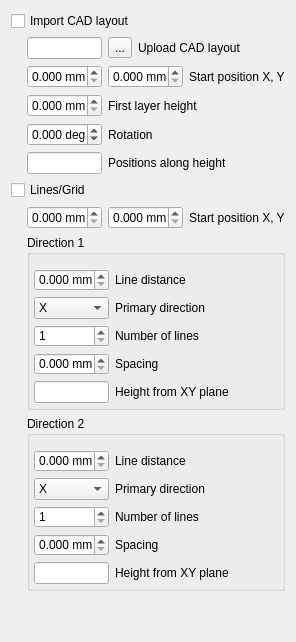
         <widget class="QWidget" name="page_rebar">
          <layout class="QVBoxLayout" name="verticalLayout_rebar">
           <property name="spacing">
            <number>6</number>
           </property>
           <item>
            <widget class="QCheckBox" name="rebarCadGroup">
             <property name="text">
              <string>Import CAD layout</string>
             </property>
             <property name="checked">
              <bool>false</bool>
             </property>
            </widget>
           </item>
           <item>
            <widget class="QWidget" name="rebarCadFields">
             <property name="visible">
              <bool>false</bool>
             </property>
             <layout class="QVBoxLayout" name="verticalLayout_rebarCadFields">
              <property name="leftMargin">
               <number>16</number>
              </property>
              <property name="topMargin">
               <number>0</number>
              </property>
              <property name="rightMargin">
               <number>0</number>
              </property>
              <property name="bottomMargin">
               <number>0</number>
              </property>
              <property name="spacing">
               <number>6</number>
              </property>
              <item>
               <layout class="QHBoxLayout" name="horizontalLayout_rebarCadFile">
                <item>
                 <widget class="QLineEdit" name="rebarCadFile">
                  <property name="sizePolicy">
                   <sizepolicy hsizetype="Fixed" vsizetype="Fixed">
                    <horstretch>0</horstretch>
                    <verstretch>0</verstretch>
                   </sizepolicy>
                  </property>
                  <property name="minimumSize">
                   <size>
                    <width>75</width>
                    <height>20</height>
                   </size>
                  </property>
                  <property name="maximumSize">
                   <size>
                    <width>75</width>
                    <height>16777215</height>
                   </size>
                  </property>
                  <property name="readOnly">
                   <bool>true</bool>
                  </property>
                 </widget>
                </item>
                <item>
                 <widget class="QToolButton" name="rebarCadButton">
                  <property name="text">
                   <string notr="true">...</string>
                  </property>
                 </widget>
                </item>
                <item>
                 <widget class="QLabel" name="label_rebarCadFile">
                  <property name="text">
                   <string>Upload CAD layout</string>
                  </property>
                 </widget>
                </item>
               </layout>
              </item>
              <item>
               <layout class="QHBoxLayout" name="horizontalLayout_rebarCadStart">
                <item>
                 <widget class="QDoubleSpinBox" name="rebarCadStartX">
                  <property name="sizePolicy">
                   <sizepolicy hsizetype="Fixed" vsizetype="Fixed">
                    <horstretch>0</horstretch>
                    <verstretch>0</verstretch>
                   </sizepolicy>
                  </property>
                  <property name="minimumSize">
                   <size>
                    <width>75</width>
                    <height>20</height>
                   </size>
                  </property>
                  <property name="maximumSize">
                   <size>
                    <width>75</width>
                    <height>16777215</height>
                   </size>
                  </property>
                  <property name="suffix">
                   <string> mm</string>
                  </property>
                  <property name="decimals">
                   <number>3</number>
                  </property>
                  <property name="maximum">
                   <double>999999.000000000000000</double>
                  </property>
                 </widget>
                </item>
                <item>
                 <widget class="QDoubleSpinBox" name="rebarCadStartY">
                  <property name="sizePolicy">
                   <sizepolicy hsizetype="Fixed" vsizetype="Fixed">
                    <horstretch>0</horstretch>
                    <verstretch>0</verstretch>
                   </sizepolicy>
                  </property>
                  <property name="minimumSize">
                   <size>
                    <width>75</width>
                    <height>20</height>
                   </size>
                  </property>
                  <property name="maximumSize">
                   <size>
                    <width>75</width>
                    <height>16777215</height>
                   </size>
                  </property>
                  <property name="suffix">
                   <string> mm</string>
                  </property>
                  <property name="decimals">
                   <number>3</number>
                  </property>
                  <property name="maximum">
                   <double>999999.000000000000000</double>
                  </property>
                 </widget>
                </item>
                <item>
                 <widget class="QLabel" name="label_rebarCadStart">
                  <property name="text">
                   <string>Start position X, Y</string>
                  </property>
                 </widget>
                </item>
               </layout>
              </item>
              <item>
               <layout class="QHBoxLayout" name="horizontalLayout_rebarCadHeight">
                <item>
                 <widget class="QDoubleSpinBox" name="rebarCadHeight">
                  <property name="sizePolicy">
                   <sizepolicy hsizetype="Fixed" vsizetype="Fixed">
                    <horstretch>0</horstretch>
                    <verstretch>0</verstretch>
                   </sizepolicy>
                  </property>
                  <property name="minimumSize">
                   <size>
                    <width>75</width>
                    <height>20</height>
                   </size>
                  </property>
                  <property name="maximumSize">
                   <size>
                    <width>75</width>
                    <height>16777215</height>
                   </size>
                  </property>
                  <property name="suffix">
                   <string> mm</string>
                  </property>
                  <property name="decimals">
                   <number>3</number>
                  </property>
                  <property name="maximum">
                   <double>999999.000000000000000</double>
                  </property>
                 </widget>
                </item>
                <item>
                 <widget class="QLabel" name="label_rebarCadHeight">
                  <property name="text">
                   <string>First layer height</string>
                  </property>
                 </widget>
                </item>
               </layout>
              </item>
              <item>
               <layout class="QHBoxLayout" name="horizontalLayout_rebarCadRotation">
                <item>
                 <widget class="QDoubleSpinBox" name="rebarCadRotation">
                  <property name="sizePolicy">
                   <sizepolicy hsizetype="Fixed" vsizetype="Fixed">
                    <horstretch>0</horstretch>
                    <verstretch>0</verstretch>
                   </sizepolicy>
                  </property>
                  <property name="minimumSize">
                   <size>
                    <width>75</width>
                    <height>20</height>
                   </size>
                  </property>
                  <property name="maximumSize">
                   <size>
                    <width>75</width>
                    <height>16777215</height>
                   </size>
                  </property>
                  <property name="suffix">
                   <string> deg</string>
                  </property>
                  <property name="decimals">
                   <number>3</number>
                  </property>
                  <property name="minimum">
                   <double>-360.000000000000000</double>
                  </property>
                  <property name="maximum">
                   <double>360.000000000000000</double>
                  </property>
                 </widget>
                </item>
                <item>
                 <widget class="QLabel" name="label_rebarCadRotation">
                  <property name="text">
                   <string>Rotation</string>
                  </property>
                 </widget>
                </item>
               </layout>
              </item>
              <item>
               <layout class="QHBoxLayout" name="horizontalLayout_rebarCadHeights">
                <item>
                 <widget class="QLineEdit" name="rebarCadHeights">
                  <property name="sizePolicy">
                   <sizepolicy hsizetype="Fixed" vsizetype="Fixed">
                    <horstretch>0</horstretch>
                    <verstretch>0</verstretch>
                   </sizepolicy>
                  </property>
                  <property name="minimumSize">
                   <size>
                    <width>75</width>
                    <height>20</height>
                   </size>
                  </property>
                  <property name="maximumSize">
                   <size>
                    <width>75</width>
                    <height>16777215</height>
                   </size>
                  </property>
                 </widget>
                </item>
                <item>
                 <widget class="QLabel" name="label_rebarCadHeights">
                  <property name="text">
                   <string>Positions along height</string>
                  </property>
                 </widget>
                </item>
               </layout>
              </item>
             </layout>
            </widget>
           </item>
           <item>
            <widget class="QCheckBox" name="rebarLinesGroup">
             <property name="text">
              <string>Lines/Grid</string>
             </property>
             <property name="checked">
              <bool>false</bool>
             </property>
            </widget>
           </item>
           <item>
            <widget class="QWidget" name="rebarLineFields">
             <property name="visible">
              <bool>false</bool>
             </property>
             <layout class="QVBoxLayout" name="verticalLayout_rebarLineFields">
              <property name="leftMargin">
               <number>16</number>
              </property>
              <property name="topMargin">
               <number>0</number>
              </property>
              <property name="rightMargin">
               <number>0</number>
              </property>
              <property name="bottomMargin">
               <number>0</number>
              </property>
              <property name="spacing">
               <number>6</number>
              </property>
              <item>
               <layout class="QHBoxLayout" name="horizontalLayout_rebarLineStart">
                <item>
                 <widget class="QDoubleSpinBox" name="rebarLineStartX">
                  <property name="sizePolicy">
                   <sizepolicy hsizetype="Fixed" vsizetype="Fixed">
                    <horstretch>0</horstretch>
                    <verstretch>0</verstretch>
                   </sizepolicy>
                  </property>
                  <property name="minimumSize">
                   <size>
                    <width>75</width>
                    <height>20</height>
                   </size>
                  </property>
                  <property name="maximumSize">
                   <size>
                    <width>75</width>
                    <height>16777215</height>
                   </size>
                  </property>
                  <property name="suffix">
                   <string> mm</string>
                  </property>
                  <property name="decimals">
                   <number>3</number>
                  </property>
                  <property name="maximum">
                   <double>999999.000000000000000</double>
                  </property>
                 </widget>
                </item>
                <item>
                 <widget class="QDoubleSpinBox" name="rebarLineStartY">
                  <property name="sizePolicy">
                   <sizepolicy hsizetype="Fixed" vsizetype="Fixed">
                    <horstretch>0</horstretch>
                    <verstretch>0</verstretch>
                   </sizepolicy>
                  </property>
                  <property name="minimumSize">
                   <size>
                    <width>75</width>
                    <height>20</height>
                   </size>
                  </property>
                  <property name="maximumSize">
                   <size>
                    <width>75</width>
                    <height>16777215</height>
                   </size>
                  </property>
                  <property name="suffix">
                   <string> mm</string>
                  </property>
                  <property name="decimals">
                   <number>3</number>
                  </property>
                  <property name="maximum">
                   <double>999999.000000000000000</double>
                  </property>
                 </widget>
                </item>
                <item>
                 <widget class="QLabel" name="label_rebarLineStart">
                  <property name="text">
                   <string>Start position X, Y</string>
                  </property>
                 </widget>
                </item>
               </layout>
              </item>
              <item>
               <widget class="QGroupBox" name="groupBox_rebarDir1">
                <property name="styleSheet">
                 <string notr="true">border-color: rgb(182, 182, 182);</string>
                </property>
                <property name="title">
                 <string>Direction 1</string>
                </property>
                <layout class="QVBoxLayout" name="verticalLayout_rebarDir1">
                 <property name="leftMargin">
                  <number>4</number>
                 </property>
                 <property name="topMargin">
                  <number>14</number>
                 </property>
                 <property name="rightMargin">
                  <number>4</number>
                 </property>
                 <property name="bottomMargin">
                  <number>4</number>
                 </property>
                 <property name="spacing">
                  <number>6</number>
                 </property>
                 <item>
                  <layout class="QHBoxLayout" name="horizontalLayout_rebarDir1Distance">
                   <item>
                    <widget class="QDoubleSpinBox" name="rebarDir1Distance">
                     <property name="sizePolicy">
                      <sizepolicy hsizetype="Fixed" vsizetype="Fixed">
                       <horstretch>0</horstretch>
                       <verstretch>0</verstretch>
                      </sizepolicy>
                     </property>
                     <property name="minimumSize">
                      <size>
                       <width>75</width>
                       <height>20</height>
                      </size>
                     </property>
                     <property name="maximumSize">
                      <size>
                       <width>75</width>
                       <height>16777215</height>
                      </size>
                     </property>
                     <property name="suffix">
                      <string> mm</string>
                     </property>
                     <property name="decimals">
                      <number>3</number>
                     </property>
                     <property name="maximum">
                      <double>999999.000000000000000</double>
                     </property>
                    </widget>
                   </item>
                   <item>
                    <widget class="QLabel" name="label_rebarDir1Distance">
                     <property name="text">
                      <string>Line distance</string>
                     </property>
                    </widget>
                   </item>
                  </layout>
                 </item>
                 <item>
                  <layout class="QHBoxLayout" name="horizontalLayout_rebarDir1Direction">
                   <item>
                    <widget class="QComboBox" name="rebarDir1Direction">
                     <property name="sizePolicy">
                      <sizepolicy hsizetype="Fixed" vsizetype="Fixed">
                       <horstretch>0</horstretch>
                       <verstretch>0</verstretch>
                      </sizepolicy>
                     </property>
                     <property name="minimumSize">
                      <size>
                       <width>75</width>
                       <height>0</height>
                      </size>
                     </property>
                     <property name="maximumSize">
                      <size>
                       <width>75</width>
                       <height>16777215</height>
                      </size>
                     </property>
                     <item>
                      <property name="text">
                       <string>X</string>
                      </property>
                     </item>
                     <item>
                      <property name="text">
                       <string>Y</string>
                      </property>
                     </item>
                    </widget>
                   </item>
                   <item>
                    <widget class="QLabel" name="label_rebarDir1Direction">
                     <property name="text">
                      <string>Primary direction</string>
                     </property>
                    </widget>
                   </item>
                  </layout>
                 </item>
                 <item>
                  <layout class="QHBoxLayout" name="horizontalLayout_rebarDir1Count">
                   <item>
                    <widget class="QSpinBox" name="rebarDir1Count">
                     <property name="sizePolicy">
                      <sizepolicy hsizetype="Fixed" vsizetype="Fixed">
                       <horstretch>0</horstretch>
                       <verstretch>0</verstretch>
                      </sizepolicy>
                     </property>
                     <property name="minimumSize">
                      <size>
                       <width>75</width>
                       <height>20</height>
                      </size>
                     </property>
                     <property name="maximumSize">
                      <size>
                       <width>75</width>
                       <height>16777215</height>
                      </size>
                     </property>
                     <property name="minimum">
                      <number>1</number>
                     </property>
                     <property name="maximum">
                      <number>99999</number>
                     </property>
                     <property name="value">
                      <number>1</number>
                     </property>
                    </widget>
                   </item>
                   <item>
                    <widget class="QLabel" name="label_rebarDir1Count">
                     <property name="text">
                      <string>Number of lines</string>
                     </property>
                    </widget>
                   </item>
                  </layout>
                 </item>
                 <item>
                  <layout class="QHBoxLayout" name="horizontalLayout_rebarDir1Spacing">
                   <item>
                    <widget class="QDoubleSpinBox" name="rebarDir1Spacing">
                     <property name="sizePolicy">
                      <sizepolicy hsizetype="Fixed" vsizetype="Fixed">
                       <horstretch>0</horstretch>
                       <verstretch>0</verstretch>
                      </sizepolicy>
                     </property>
                     <property name="minimumSize">
                      <size>
                       <width>75</width>
                       <height>20</height>
                      </size>
                     </property>
                     <property name="maximumSize">
                      <size>
                       <width>75</width>
                       <height>16777215</height>
                      </size>
                     </property>
                     <property name="suffix">
                      <string> mm</string>
                     </property>
                     <property name="decimals">
                      <number>3</number>
                     </property>
                     <property name="maximum">
                      <double>999999.000000000000000</double>
                     </property>
                    </widget>
                   </item>
                   <item>
                    <widget class="QLabel" name="label_rebarDir1Spacing">
                     <property name="text">
                      <string>Spacing</string>
                     </property>
                    </widget>
                   </item>
                  </layout>
                 </item>
                 <item>
                  <layout class="QHBoxLayout" name="horizontalLayout_rebarDir1Height">
                   <item>
                    <widget class="QLineEdit" name="rebarDir1Height">
                     <property name="sizePolicy">
                      <sizepolicy hsizetype="Fixed" vsizetype="Fixed">
                       <horstretch>0</horstretch>
                       <verstretch>0</verstretch>
                      </sizepolicy>
                     </property>
                     <property name="minimumSize">
                      <size>
                       <width>75</width>
                       <height>20</height>
                      </size>
                     </property>
                     <property name="maximumSize">
                      <size>
                       <width>75</width>
                       <height>16777215</height>
                      </size>
                     </property>
                    </widget>
                   </item>
                   <item>
                    <widget class="QLabel" name="label_rebarDir1Height">
                     <property name="text">
                      <string>Height from XY plane</string>
                     </property>
                    </widget>
                   </item>
                  </layout>
                 </item>
                </layout>
               </widget>
              </item>
              <item>
               <widget class="QGroupBox" name="groupBox_rebarDir2">
                <property name="styleSheet">
                 <string notr="true">border-color: rgb(182, 182, 182);</string>
                </property>
                <property name="title">
                 <string>Direction 2</string>
                </property>
                <layout class="QVBoxLayout" name="verticalLayout_rebarDir2">
                 <property name="leftMargin">
                  <number>4</number>
                 </property>
                 <property name="topMargin">
                  <number>14</number>
                 </property>
                 <property name="rightMargin">
                  <number>4</number>
                 </property>
                 <property name="bottomMargin">
                  <number>4</number>
                 </property>
                 <property name="spacing">
                  <number>6</number>
                 </property>
                 <item>
                  <layout class="QHBoxLayout" name="horizontalLayout_rebarDir2Distance">
                   <item>
                    <widget class="QDoubleSpinBox" name="rebarDir2Distance">
                     <property name="sizePolicy">
                      <sizepolicy hsizetype="Fixed" vsizetype="Fixed">
                       <horstretch>0</horstretch>
                       <verstretch>0</verstretch>
                      </sizepolicy>
                     </property>
                     <property name="minimumSize">
                      <size>
                       <width>75</width>
                       <height>20</height>
                      </size>
                     </property>
                     <property name="maximumSize">
                      <size>
                       <width>75</width>
                       <height>16777215</height>
                      </size>
                     </property>
                     <property name="suffix">
                      <string> mm</string>
                     </property>
                     <property name="decimals">
                      <number>3</number>
                     </property>
                     <property name="maximum">
                      <double>999999.000000000000000</double>
                     </property>
                    </widget>
                   </item>
                   <item>
                    <widget class="QLabel" name="label_rebarDir2Distance">
                     <property name="text">
                      <string>Line distance</string>
                     </property>
                    </widget>
                   </item>
                  </layout>
                 </item>
                 <item>
                  <layout class="QHBoxLayout" name="horizontalLayout_rebarDir2Direction">
                   <item>
                    <widget class="QComboBox" name="rebarDir2Direction">
                     <property name="sizePolicy">
                      <sizepolicy hsizetype="Fixed" vsizetype="Fixed">
                       <horstretch>0</horstretch>
                       <verstretch>0</verstretch>
                      </sizepolicy>
                     </property>
                     <property name="minimumSize">
                      <size>
                       <width>75</width>
                       <height>0</height>
                      </size>
                     </property>
                     <property name="maximumSize">
                      <size>
                       <width>75</width>
                       <height>16777215</height>
                      </size>
                     </property>
                     <item>
                      <property name="text">
                       <string>X</string>
                      </property>
                     </item>
                     <item>
                      <property name="text">
                       <string>Y</string>
                      </property>
                     </item>
                    </widget>
                   </item>
                   <item>
                    <widget class="QLabel" name="label_rebarDir2Direction">
                     <property name="text">
                      <string>Primary direction</string>
                     </property>
                    </widget>
                   </item>
                  </layout>
                 </item>
                 <item>
                  <layout class="QHBoxLayout" name="horizontalLayout_rebarDir2Count">
                   <item>
                    <widget class="QSpinBox" name="rebarDir2Count">
                     <property name="sizePolicy">
                      <sizepolicy hsizetype="Fixed" vsizetype="Fixed">
                       <horstretch>0</horstretch>
                       <verstretch>0</verstretch>
                      </sizepolicy>
                     </property>
                     <property name="minimumSize">
                      <size>
                       <width>75</width>
                       <height>20</height>
                      </size>
                     </property>
                     <property name="maximumSize">
                      <size>
                       <width>75</width>
                       <height>16777215</height>
                      </size>
                     </property>
                     <property name="minimum">
                      <number>1</number>
                     </property>
                     <property name="maximum">
                      <number>99999</number>
                     </property>
                     <property name="value">
                      <number>1</number>
                     </property>
                    </widget>
                   </item>
                   <item>
                    <widget class="QLabel" name="label_rebarDir2Count">
                     <property name="text">
                      <string>Number of lines</string>
                     </property>
                    </widget>
                   </item>
                  </layout>
                 </item>
                 <item>
                  <layout class="QHBoxLayout" name="horizontalLayout_rebarDir2Spacing">
                   <item>
                    <widget class="QDoubleSpinBox" name="rebarDir2Spacing">
                     <property name="sizePolicy">
                      <sizepolicy hsizetype="Fixed" vsizetype="Fixed">
                       <horstretch>0</horstretch>
                       <verstretch>0</verstretch>
                      </sizepolicy>
                     </property>
                     <property name="minimumSize">
                      <size>
                       <width>75</width>
                       <height>20</height>
                      </size>
                     </property>
                     <property name="maximumSize">
                      <size>
                       <width>75</width>
                       <height>16777215</height>
                      </size>
                     </property>
                     <property name="suffix">
                      <string> mm</string>
                     </property>
                     <property name="decimals">
                      <number>3</number>
                     </property>
                     <property name="maximum">
                      <double>999999.000000000000000</double>
                     </property>
                    </widget>
                   </item>
                   <item>
                    <widget class="QLabel" name="label_rebarDir2Spacing">
                     <property name="text">
                      <string>Spacing</string>
                     </property>
                    </widget>
                   </item>
                  </layout>
                 </item>
                 <item>
                  <layout class="QHBoxLayout" name="horizontalLayout_rebarDir2Height">
                   <item>
                    <widget class="QLineEdit" name="rebarDir2Height">
                     <property name="sizePolicy">
                      <sizepolicy hsizetype="Fixed" vsizetype="Fixed">
                       <horstretch>0</horstretch>
                       <verstretch>0</verstretch>
                      </sizepolicy>
                     </property>
                     <property name="minimumSize">
                      <size>
                       <width>75</width>
                       <height>20</height>
                      </size>
                     </property>
                     <property name="maximumSize">
                      <size>
                       <width>75</width>
                       <height>16777215</height>
                      </size>
                     </property>
                    </widget>
                   </item>
                   <item>
                    <widget class="QLabel" name="label_rebarDir2Height">
                     <property name="text">
                      <string>Height from XY plane</string>
                     </property>
                    </widget>
                   </item>
                  </layout>
                 </item>
                </layout>
               </widget>
              </item>
             </layout>
            </widget>
           </item>
           <item>
            <spacer name="spacer_rebar">
             <property name="orientation">
              <enum>Qt::Vertical</enum>
             </property>
             <property name="sizeType">
              <enum>QSizePolicy::Expanding</enum>
             </property>
             <property name="sizeHint" stdset="0">
              <size>
               <width>31</width>
               <height>40</height>
              </size>
             </property>
            </spacer>
           </item>
          </layout>
         </widget>
